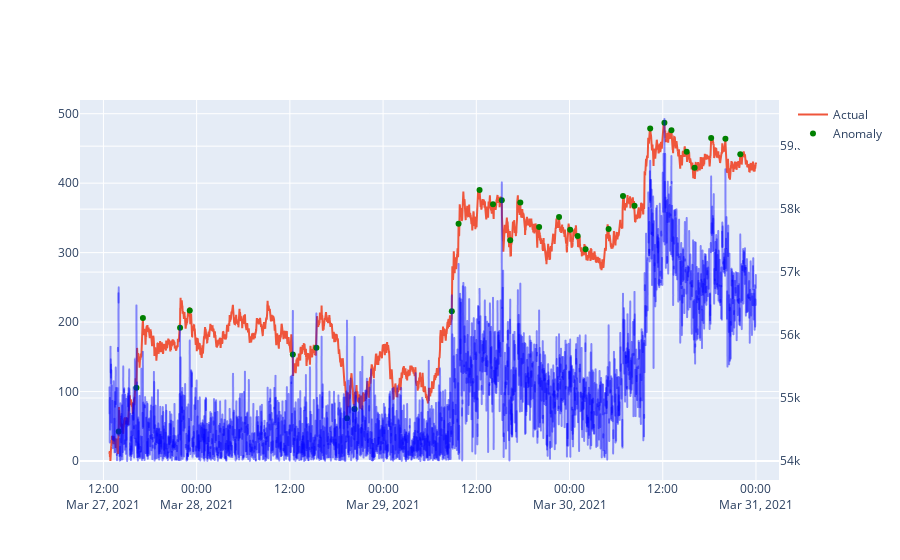

Notebook code cell kept with this figure:
### Code cell
nn.plot_anomaly(prominence=150, distance=50)
nn.close_vs_loss()

### Figure 1 — Plotly figure (JSON) as saved in the notebook; plotly's stock layout.template omitted (floating-point values rounded to 4 significant figures; data arrays with more than 128 entries replaced by an {"elided": "..."} marker saying what was removed)
{"data": [{"hovertemplate": "Date=%{x}<br>loss=%{y}<extra></extra>", "legendgroup": "", "line": {"color": "blue", "dash": "solid"}, "mode": "lines", "name": "", "opacity": 0.25, "showlegend": false, "type": "scattergl", "x": {"elided": "4995 str values"}, "xaxis": "x", "y": {"elided": "4995 float values"}, "yaxis": "y"}, {"name": "Actual", "type": "scatter", "x": {"elided": "4995 str values"}, "y": {"elided": "4995 float values"}, "yaxis": "y2"}, {"marker": {"color": "green"}, "mode": "markers", "name": "Anomaly", "type": "scatter", "x": ["2021-03-27T13:58:00", "2021-03-27T16:15:00", "2021-03-27T17:05:00", "2021-03-27T21:52:00", "2021-03-27T23:07:00", "2021-03-28T12:23:00", "2021-03-28T15:25:00", "2021-03-28T19:21:00", "2021-03-28T20:20:00", "2021-03-29T08:51:00", "2021-03-29T09:43:00", "2021-03-29T12:25:00", "2021-03-29T14:09:00", "2021-03-29T15:17:00", "2021-03-29T16:22:00", "2021-03-29T17:40:00", "2021-03-29T20:05:00", "2021-03-29T22:39:00", "2021-03-30T00:05:00", "2021-03-30T01:03:00", "2021-03-30T02:04:00", "2021-03-30T05:02:00", "2021-03-30T06:53:00", "2021-03-30T08:22:00", "2021-03-30T10:23:00", "2021-03-30T12:13:00", "2021-03-30T13:07:00", "2021-03-30T15:05:00", "2021-03-30T16:06:00", "2021-03-30T18:14:00", "2021-03-30T20:04:00", "2021-03-30T21:59:00"], "y": [54470.0, 55160.0, 56270.0, 56120.0, 56390.0, 55690.0, 55800.0, 54680.0, 54830.0, 56379, 57770.0, 58300.0, 58080.0, 58140.0, 57510.0, 58110.0, 57720.0, 57875, 57670.0, 57570.0, 57360.0, 57690.0, 58210.0, 58060.0, 59280.0, 59370.0, 59250.0, 58910.0, 58660.0, 59130.0, 59120.0, 58870.0], "yaxis": "y2"}], "layout": {"yaxis2": {"anchor": "free", "overlaying": "y", "position": 1, "side": "right"}}}
